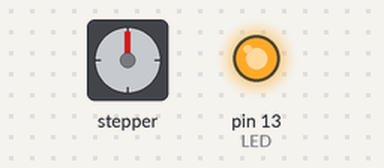
A sketch run on a simulated Arduino Mega 2560, built with avr-gcc and run on an emulated ATmega2560. On the bench: stepper motor, output pins drawn as LEDs (lit = HIGH). Wiring (inferred from the names in the program): stepper motor driver (200 steps per turn assumed): step pin 5; direction pin 6. Pins used as bus, display or sensor lines are not drawn.

Above: at 0.1 s.
At 10.06 s:
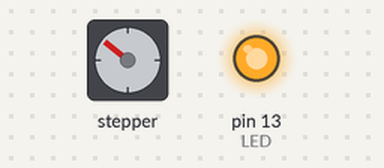
At 19.97 s:
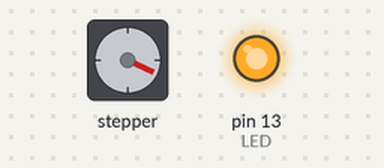
At 39.79 s:
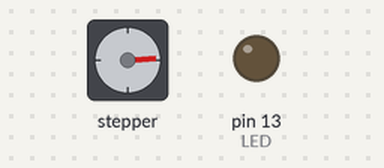
Timing chart, 0 to 40.0 s (numbered marks = the images above):
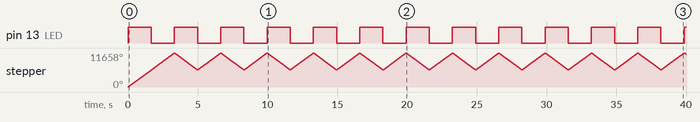

Measured:
- by itself, pin 13 (LED): alternates HIGH for 1.7 s and LOW for 1.7 s

The sketch:

stepper_test.ino
```cpp
/*
  X12.017 Quad Driver Test
  Drive the motor forward and backwards through 270 degrees
  at constant speed.
 */

const int LED = 13;
const int DIR_A = 6; // pin for CW/CCW
const int STEP_A = 5; // pin for f(scx)
const int RESET = 7; // pin for RESET
const int DELAY = 500; // μs between steps
const int ANGLE = 270; // of 315 available
const int RANGE = ANGLE * 3 * 4;
int steps = 0;
bool forward = true;

// pull RESET low to reset, high for normal operation.

void setup() {
  pinMode(DIR_A, OUTPUT);
  pinMode(STEP_A, OUTPUT);
  pinMode(LED, OUTPUT);
  pinMode(RESET, OUTPUT);

  digitalWrite(RESET, LOW);
  digitalWrite(LED, HIGH);
  digitalWrite(STEP_A, LOW);
  digitalWrite(DIR_A, HIGH);
  delay(1);  // keep reset low min 1ms
  digitalWrite(RESET, HIGH);
}

// The motor steps on rising edge of STEP
// The step line must be held low for at least 450ns
// which is so fast we probably don't need a delay,
// put in a short delay for good measure.

void loop() {
  digitalWrite(STEP_A, LOW);
  delayMicroseconds(1);  // not required

  steps++;
  if (steps > RANGE) {
    forward = !forward;
    steps = 0;
    digitalWrite(DIR_A, forward ? LOW : HIGH);
    digitalWrite(LED, forward ? HIGH : LOW);
  }

  digitalWrite(STEP_A, HIGH);
  delayMicroseconds(DELAY);
}
```
